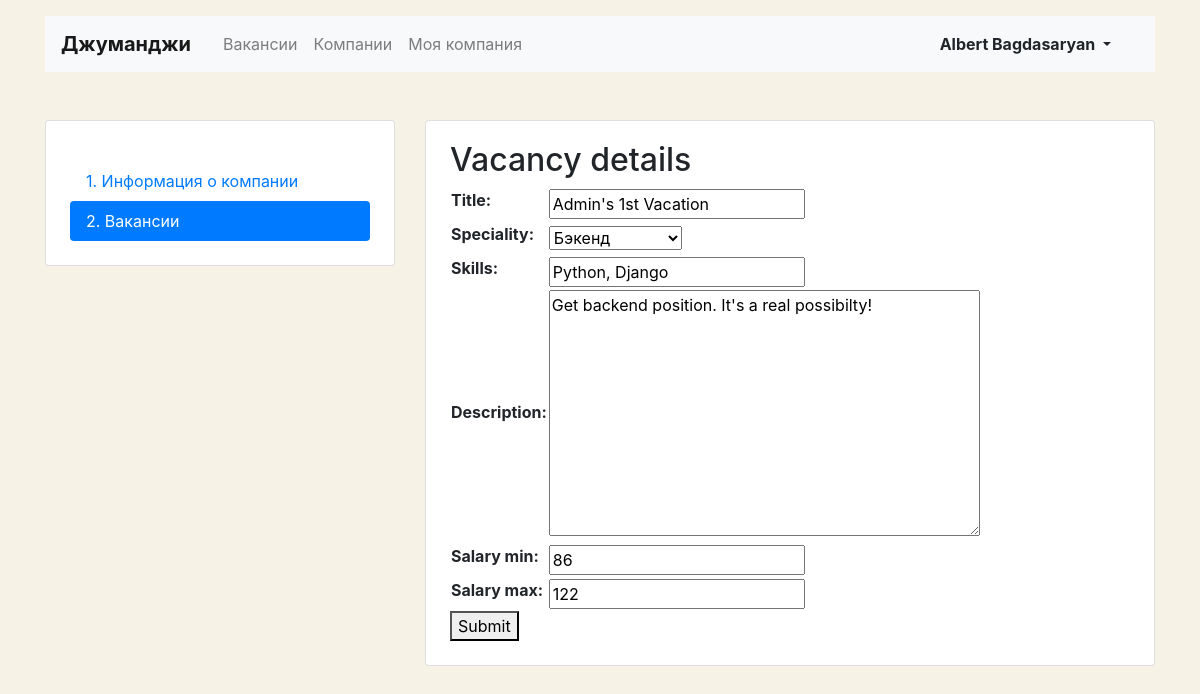
The app's page /mycompany/vacancies/3 (signed in) with its own data.
### vacancy/models.py (models this page shows, shortened)
class Vacancy(models.Model):
    title = models.CharField(max_length=200)
    speciality = models.ForeignKey(Speciality, on_delete=models.CASCADE, related_name="vacancies")
    skills = models.CharField(max_length=200)
    description = models.TextField()
    salary_min = models.IntegerField()
    salary_max = models.IntegerField()
    published_at = models.DateField(auto_now_add=True)
    company = models.ForeignKey(Company, on_delete=models.CASCADE, related_name='vacancies')

class Speciality(models.Model):
    title = models.CharField(max_length=200)
    code = models.CharField(max_length=200)
    height_field = models.PositiveIntegerField(default=0)
    width_field = models.PositiveIntegerField(default=0)
    def __str__(self):
        return self.title

### vacancy/views.py (the view, shortened to what this page needs)
# urls.py: path('mycompany/vacancies/<int:vacancy_id>', MyVacancyDetailView.as_view(), name='my_vacancy'),
class MyVacancyDetailView(LoginRequiredMixin, DetailView):
    def get(self, request, *args, **kwargs):
        vacancy = get_object_or_404(Vacancy, pk=self.kwargs['vacancy_id'])
        form = VacancyForm(instance=vacancy)
        return render(request, 'vacancy/myvacancy.html', context={'form': form})

### vacancy/forms.py
class VacancyForm(forms.ModelForm):
    class Meta:
        model = Vacancy
        fields = ['title', 'speciality', 'skills', 'description', 'salary_min', 'salary_max']

### vacancy/templates/vacancy/myvacancy.html
{% extends 'vacancy/mycompany.html' %}
{% block tab %}
<section class="tab-pane fade show active">
    <h2>Vacancy details</h2>
    <form enctype="multipart/form-data" method="post">{% csrf_token %}
        <table>{{ form.as_table }}</table>
        <button type="submit">Submit</button>
    </form>
</section>
{% endblock %}

### vacancy/templates/vacancy/mycompany.html (shortened to what this page needs)
{% extends "vacancy/base.html" %}
{% block action %}
<div class="btn-group">
  <button type="button" class="btn dropdown-toggle font-weight-bold" data-toggle="dropdown" aria-haspopup="true" aria-expanded="false">
    {{ request.user.first_name }} {{ request.user.last_name }}
  </button>
</div>
{% endblock %}
{% block main %}
<main class="container mt-3 pb-5">
  <div class="row mt-5">
    <div class="col-12 col-lg-4">
      <aside class="pt-3 pb-4 px-4 mb-5 card">
        <h1 class="h4 pt-2 pb-2">{{ company_name }}</h1>
        <div class="nav flex-column nav-pills">
          <a class="nav-link {% if '/mycompany/' == request.path %} active {% endif %}" href="{% url 'company_edit' %}">1. Информация о&nbsp;компании</a>
          <a class="nav-link {% if '/mycompany/vacancies/' in request.path %} active {% endif %}" href="{% url 'my_vacancies' %}">2. Вакансии</a>
        </div>
      </aside>
    </div>
    <div class="col-12 col-lg-8">
      <div class="card">
        <div class="card-body px-4 pb-4">
          {% block tab %}{% endblock %}
        </div>
      </div>
    </div>
  </div>
</main>
{% endblock %}

### vacancy/templates/vacancy/mycompany.html (style rules this page uses)
body { background-color: #F6F2E6; }

### records on screen
Vacancy: title "Admin's 1st Vacation", speciality "Бэкенд", skills "Python, Django", description "Get backend position. It's a real possibilty!", salary_min "86", salary_max "122"

### other values on screen
{{ request.user.first_name }} "Albert"
{{ request.user.last_name }} "Bagdasaryan"
